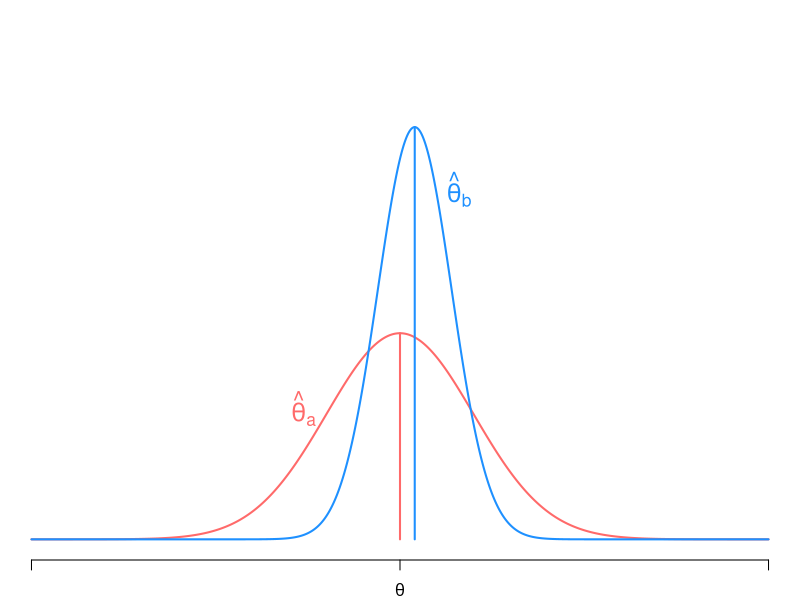

Generate this figure with R:
## ---- chunk 1
#| echo: false
set.seed(0123)
## ---- chunk 2
my_samp <- rbinom(n = 10, size = 4, prob = 0.4)
my_samp
table(my_samp)
## ---- chunk 3
mean(my_samp)
## ---- chunk 4
my_samp2 <- rbinom(n = 10, size = 4, prob = 0.4)
mean(my_samp2) 
## ---- chunk 5
#| label: mse
#| echo: false
#| fig-cap: "Two sampling distributions"
par(mar = c(2, 0.1, 0.1, 0.1))
curve(dnorm(x, 0, 1), from = -5, to = 5, bty = "n", xaxt = "n", yaxt = "n",
      ylim = c(0, 1), col = "indianred1", lwd = 2, n = 1000, xlab = "",
      ylab = "")
segments(x0 = 0, y0 = 0, y1 = dnorm(0, 0, 1), col = "indianred1", lwd = 2)
text(x = -1, y = dnorm(-1, 0, 1), expression(hat(theta)[a]),
     cex = 1.5, pos = 2, col = "indianred1")
curve(dnorm(x, 0.2, 0.5), from = -5, to = 5, add = TRUE,
      col = "dodgerblue", lwd = 2, n = 1000)
segments(x0 = 0.2, y0 = 0, y1 = dnorm(0.2, 0.2, 0.5),
         col = "dodgerblue", lwd = 2)
axis(side = 1, at = c(-5, 0, 5), labels = c("", expression(theta), ""),
     cex = 1.5)
text(x = 0.5, y = dnorm(0.5, 0.2, 0.5), expression(hat(theta)[b]),
     cex = 1.5, pos = 4, col = "dodgerblue")
